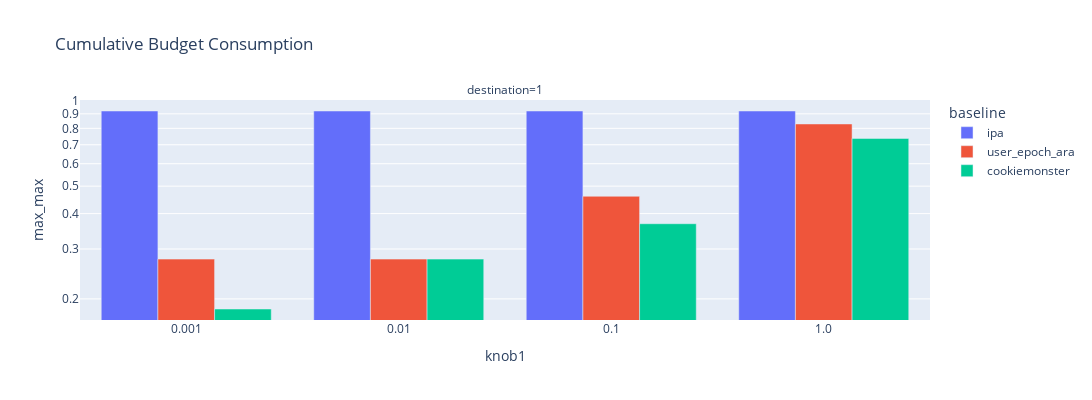
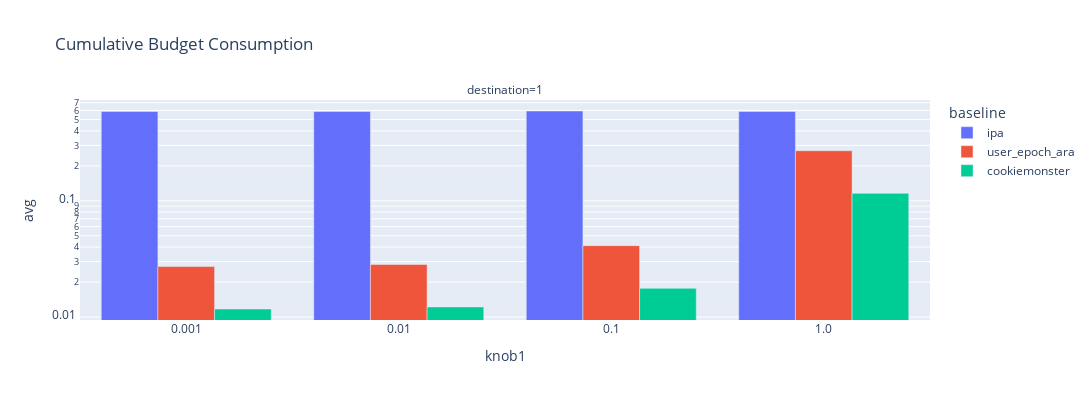

The cell these charts' notebook holds for them, in order:
### Code cell
path = "ray/microbenchmark/varying_knob1"
df = analyze_results(path, "budget")
# plot_budget_consumption_lines(df, facet_row="knob1", height=1200)
plot_budget_consumption_bars(df, x_axis="knob1", log_y=True)

### Figure 1 — Plotly figure (JSON) as saved in the notebook; plotly's stock layout.template omitted (floating-point values rounded to 4 significant figures)
{"data": [{"alignmentgroup": "True", "hovertemplate": "baseline=ipa<br>destination=1<br>knob1=%{x}<br>max_max=%{y}<extra></extra>", "legendgroup": "ipa", "marker": {"color": "#636efa", "pattern": {"shape": ""}}, "name": "ipa", "offsetgroup": "ipa", "orientation": "v", "showlegend": true, "textposition": "auto", "type": "bar", "x": ["0.01", "0.1", "1.0", "0.001"], "xaxis": "x", "y": [0.921, 0.921, 0.921, 0.921], "yaxis": "y"}, {"alignmentgroup": "True", "hovertemplate": "baseline=user_epoch_ara<br>destination=1<br>knob1=%{x}<br>max_max=%{y}<extra></extra>", "legendgroup": "user_epoch_ara", "marker": {"color": "#EF553B", "pattern": {"shape": ""}}, "name": "user_epoch_ara", "offsetgroup": "user_epoch_ara", "orientation": "v", "showlegend": true, "textposition": "auto", "type": "bar", "x": ["0.01", "0.1", "1.0", "0.001"], "xaxis": "x", "y": [0.2763, 0.4605, 0.8289, 0.2763], "yaxis": "y"}, {"alignmentgroup": "True", "hovertemplate": "baseline=cookiemonster<br>destination=1<br>knob1=%{x}<br>max_max=%{y}<extra></extra>", "legendgroup": "cookiemonster", "marker": {"color": "#00cc96", "pattern": {"shape": ""}}, "name": "cookiemonster", "offsetgroup": "cookiemonster", "orientation": "v", "showlegend": true, "textposition": "auto", "type": "bar", "x": ["0.01", "0.1", "1.0", "0.001"], "xaxis": "x", "y": [0.2763, 0.3684, 0.7368, 0.1842], "yaxis": "y"}], "layout": {"annotations": [{"showarrow": false, "text": "destination=1", "x": 0.5, "xanchor": "center", "xref": "paper", "y": 1, "yanchor": "bottom", "yref": "paper"}], "barmode": "group", "height": 400, "legend": {"title": {"text": "baseline"}, "tracegroupgap": 0}, "title": {"text": "Cumulative Budget Consumption"}, "width": 1100, "xaxis": {"anchor": "y", "autorange": true, "categoryarray": ["0.001", "0.01", "0.1", "1.0"], "categoryorder": "array", "domain": [0, 1], "range": [-0.5, 3.5], "title": {"text": "knob1"}, "type": "category"}, "yaxis": {"anchor": "x", "autorange": true, "domain": [0, 1], "range": [-0.7735, 0.003107], "title": {"text": "max_max"}, "type": "log"}}}

### Figure 2 — Plotly figure (JSON) as saved in the notebook; plotly's stock layout.template omitted (floating-point values rounded to 4 significant figures)
{"data": [{"alignmentgroup": "True", "hovertemplate": "baseline=ipa<br>destination=1<br>knob1=%{x}<br>avg=%{y}<extra></extra>", "legendgroup": "ipa", "marker": {"color": "#636efa", "pattern": {"shape": ""}}, "name": "ipa", "offsetgroup": "ipa", "orientation": "v", "showlegend": true, "textposition": "auto", "type": "bar", "x": ["0.01", "0.1", "1.0", "0.001"], "xaxis": "x", "y": [0.5884, 0.5936, 0.5884, 0.5884], "yaxis": "y"}, {"alignmentgroup": "True", "hovertemplate": "baseline=user_epoch_ara<br>destination=1<br>knob1=%{x}<br>avg=%{y}<extra></extra>", "legendgroup": "user_epoch_ara", "marker": {"color": "#EF553B", "pattern": {"shape": ""}}, "name": "user_epoch_ara", "offsetgroup": "user_epoch_ara", "orientation": "v", "showlegend": true, "textposition": "auto", "type": "bar", "x": ["0.01", "0.1", "1.0", "0.001"], "xaxis": "x", "y": [0.02829, 0.04115, 0.2701, 0.02715], "yaxis": "y"}, {"alignmentgroup": "True", "hovertemplate": "baseline=cookiemonster<br>destination=1<br>knob1=%{x}<br>avg=%{y}<extra></extra>", "legendgroup": "cookiemonster", "marker": {"color": "#00cc96", "pattern": {"shape": ""}}, "name": "cookiemonster", "offsetgroup": "cookiemonster", "orientation": "v", "showlegend": true, "textposition": "auto", "type": "bar", "x": ["0.01", "0.1", "1.0", "0.001"], "xaxis": "x", "y": [0.0122, 0.01765, 0.116, 0.01172], "yaxis": "y"}], "layout": {"annotations": [{"showarrow": false, "text": "destination=1", "x": 0.5, "xanchor": "center", "xref": "paper", "y": 1, "yanchor": "bottom", "yref": "paper"}], "barmode": "group", "height": 400, "legend": {"title": {"text": "baseline"}, "tracegroupgap": 0}, "title": {"text": "Cumulative Budget Consumption"}, "width": 1100, "xaxis": {"anchor": "y", "autorange": true, "categoryarray": ["0.001", "0.01", "0.1", "1.0"], "categoryorder": "array", "domain": [0, 1], "range": [-0.5, 3.5], "title": {"text": "knob1"}, "type": "category"}, "yaxis": {"anchor": "x", "autorange": true, "domain": [0, 1], "range": [-2.026, -0.1318], "title": {"text": "avg"}, "type": "log"}}}
